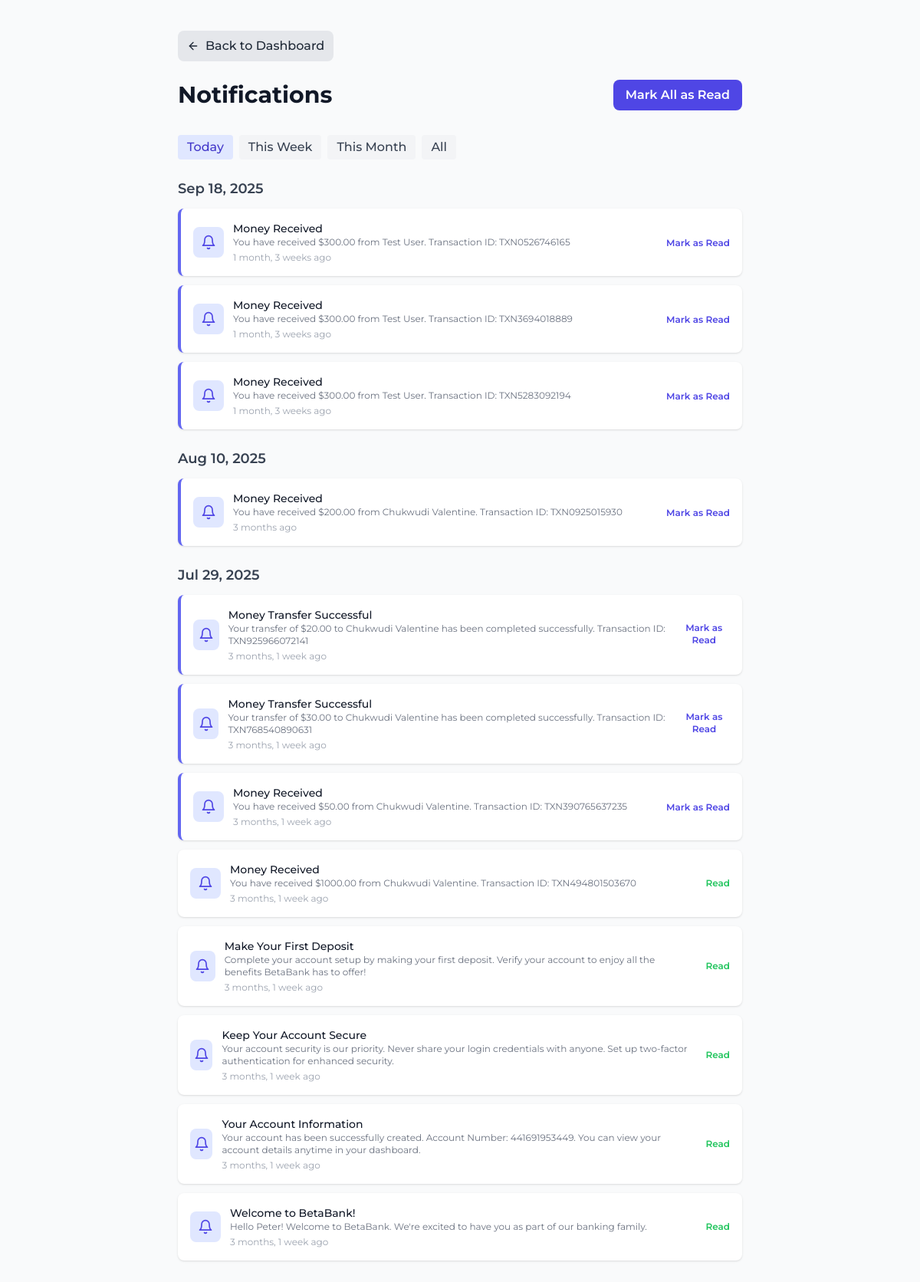
The app's page /accounts/notifications/ (signed in) with its own data.
### notifications/models.py (models this page shows, shortened)
class Notification(models.Model):
    NOTIFICATION_TYPES = [
        ("transaction", "Transaction"),
        ("security", "Security"),
        ("account", "Account"),
        ("system", "System"),
        ("marketing", "Marketing"),
    ]
    PRIORITY_LEVELS = [
        ("low", "Low"),
        ("medium", "Medium"),
        ("high", "High"),
        ("urgent", "Urgent"),
    ]
    user = models.ForeignKey(
        User, on_delete=models.CASCADE, related_name="notifications"
    )
    title = models.CharField(max_length=255)
    message = models.TextField()
    notification_type = models.CharField(
        max_length=20, choices=NOTIFICATION_TYPES, default="system"
    )
    priority = models.CharField(
        max_length=20, choices=PRIORITY_LEVELS, default="medium"
    )
    is_read = models.BooleanField(default=False)
    read_at = models.DateTimeField(null=True, blank=True)
    created_at = models.DateTimeField(auto_now_add=True)
    class Meta:
        ordering = ["-created_at"]
        verbose_name = "Notification"
        verbose_name_plural = "Notifications"

### accounts/views.py (the view)
# urls.py: path("notifications/", views.notifications_view, name="notifications"),
@login_required
def notifications_view(request):
    notifications = Notification.objects.filter(user=request.user).order_by(
        "-created_at"
    )
    context = {
        "notifications": notifications,
    }
    return render(request, "notifications.html", context)

### templates/notifications.html (shortened to what this page needs)
{% load static %}
<!DOCTYPE html>
<html lang="en">
<head>
    <script src="https://cdn.tailwindcss.com"></script>
</head>
<body class="bg-gray-50 min-h-screen">
    <div class="max-w-3xl mx-auto py-10 px-4">
        <div class="mb-6 flex justify-start">
            <a href="{% url 'accounts:dashboard' %}"
                class="inline-flex items-center bg-gray-200 hover:bg-gray-300 text-gray-800 px-3 py-2 rounded-lg font-medium transition duration-200">
                <i data-feather="arrow-left" class="w-4 h-4 mr-2"></i> Back to Dashboard
            </a>
        </div>
        <div class="flex items-center justify-between mb-8">
            <h1 class="text-3xl font-bold text-gray-900">Notifications</h1>
            <form method="post" action="{% url 'accounts:mark_all_notifications_read' %}">
                <button type="submit"
                    class="bg-indigo-600 text-white px-4 py-2 rounded-lg font-semibold hover:bg-indigo-700 transition duration-300">Mark
                    All as Read</button>
            </form>
        </div>
        <div class="mb-6 flex gap-2">
            <button class="filter-btn bg-indigo-100 text-indigo-700 px-3 py-1 rounded font-medium"
                data-filter="day">Today</button>
            <button class="filter-btn bg-gray-100 text-gray-700 px-3 py-1 rounded font-medium" data-filter="week">This
                Week</button>
            <button class="filter-btn bg-gray-100 text-gray-700 px-3 py-1 rounded font-medium" data-filter="month">This
                Month</button>
            <button class="filter-btn bg-gray-100 text-gray-700 px-3 py-1 rounded font-medium"
                data-filter="all">All</button>
        </div>
        <div id="notifications-list">
            {% if notifications %}
            {% regroup notifications by created_at.date as day_list %}
            {% for day in day_list %}
            <div class="mb-6">
                <h2 class="text-lg font-semibold text-gray-700 mb-3">{{ day.grouper|date:'M d, Y' }}</h2>
                <div class="space-y-3">
                    {% for notification in day.list %}
                    <div class="flex items-center justify-between p-4 bg-white rounded-lg shadow card-hover fade-in notification-item {% if not notification.is_read %}border-l-4 border-indigo-500{% endif %}"
                        data-date="{{ notification.created_at|date:'Y-m-d' }}"
                        data-week="{{ notification.created_at|date:'W' }}"
                        data-month="{{ notification.created_at|date:'Y-m' }}" data-read="{{ notification.is_read }}">
                        <div class="flex items-center">
                            <div class="w-10 h-10 bg-indigo-100 rounded-lg flex items-center justify-center mr-3">
                                <i data-feather="bell" class="w-5 h-5 text-indigo-600"></i>
                            </div>
                            <div>
                                <p class="text-sm font-medium text-gray-900">{{ notification.title }}</p>
                                <p class="text-xs text-gray-500">{{ notification.message }}</p>
                                <p class="text-xs text-gray-400 mt-1">{{ notification.created_at|timesince }} ago</p>
                            </div>
                        </div>
                        {% if not notification.is_read %}
                        <form method="post" action="{% url 'accounts:mark_notification_read' notification.id %}">
                            <button type="submit"
                                class="ml-4 text-indigo-600 hover:text-indigo-800 font-semibold text-xs">Mark as
                                Read</button>
                        </form>
                        {% else %}
                        <span class="ml-4 text-green-500 font-semibold text-xs">Read</span>
                        {% endif %}
                    </div>
                    {% endfor %}
                </div>
            </div>
            {% endfor %}
            {% else %}
            <div class="text-center py-12">
                <i data-feather="bell" class="h-16 w-16 mx-auto text-gray-400 mb-4"></i>
                <p class="text-gray-500">No notifications found</p>
            </div>
            {% endif %}
        </div>
    </div>
</body>
</html>

### templates/notifications.html (style rules this page uses)
* { font-family: 'Montserrat', sans-serif; }
.fade-in { animation: fadeIn 0.5s ease-in; }
.card-hover { transition: transform 0.3s ease, box-shadow 0.3s ease; }

### records on screen
Notification: title "Money Received", message "You have received $300.00 from Test User. Transaction ID: TXN0526746165", created_at "1 month, 3 weeks", is_read "Mark as Read"
Notification: title "Money Received", message "You have received $300.00 from Test User. Transaction ID: TXN3694018889", created_at "1 month, 3 weeks", is_read "Mark as Read"
Notification: title "Money Received", message "You have received $300.00 from Test User. Transaction ID: TXN5283092194", created_at "1 month, 3 weeks", is_read "Mark as Read"
Notification: title "Money Received", message "You have received $200.00 from Chukwudi Valentine. Transaction ID: TXN0925015930", created_at "3 months", is_read "Mark as Read"
Notification: title "Money Transfer Successful", message "Your transfer of $20.00 to Chukwudi Valentine has been completed successfully. Transaction ID: TXN925966072141", created_at "3 months, 1 week", is_read "Mark as Read"
Notification: title "Money Transfer Successful", message "Your transfer of $30.00 to Chukwudi Valentine has been completed successfully. Transaction ID: TXN768540890631", created_at "3 months, 1 week", is_read "Mark as Read"
Notification: title "Money Received", message "You have received $50.00 from Chukwudi Valentine. Transaction ID: TXN390765637235", created_at "3 months, 1 week", is_read "Mark as Read"
Notification: title "Money Received", message "You have received $1000.00 from Chukwudi Valentine. Transaction ID: TXN494801503670", created_at "3 months, 1 week", is_read "Read"
Notification: title "Make Your First Deposit", message "Complete your account setup by making your first deposit. Verify your account to enjoy all the benefits BetaBank has to offer!", created_at "3 months, 1 week", is_read "Read"
Notification: title "Keep Your Account Secure", message "Your account security is our priority. Never share your login credentials with anyone. Set up two-factor authentication for enhanced security.", created_at "3 months, 1 week", is_read "Read"
Notification: title "Your Account Information", message "Your account has been successfully created. Account Number: 441691953449. You can view your account details anytime in your dashboard.", created_at "3 months, 1 week", is_read "Read"
Notification: title "Welcome to BetaBank!", message "Hello Peter! Welcome to BetaBank. We're excited to have you as part of our banking family.", created_at "3 months, 1 week", is_read "Read"

### other values on screen
{{ day.grouper|date:'M d, Y' }} "Sep 18, 2025" "Aug 10, 2025" "Jul 29, 2025"
